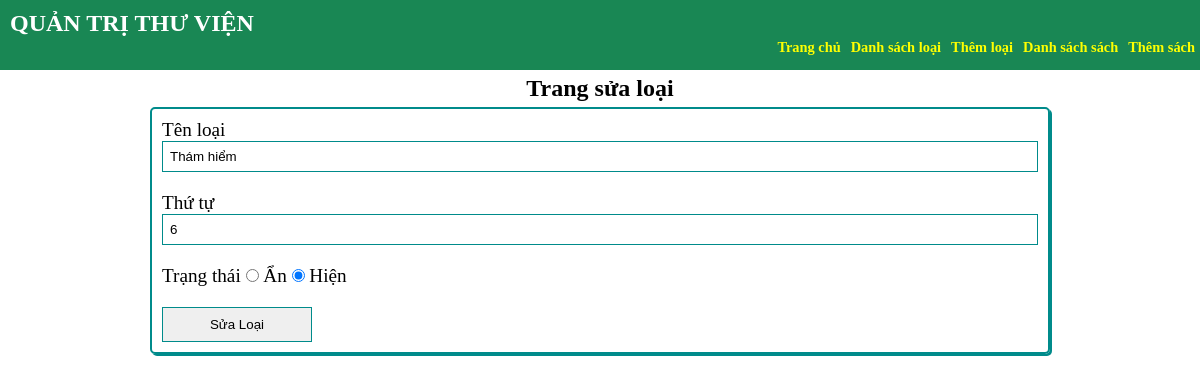
/admin.php?page=sua_loai&id=6 (signed in), run on the app's committed database.
### tables this page shows
CREATE TABLE `loai_sach` (
  `id` int(11) NOT NULL COMMENT 'id sách',
  `ten` varchar(50) NOT NULL COMMENT 'Tên loại sách',
  `thu_tu` int(11) DEFAULT 0 COMMENT 'Thứ tự',
  `an_hien` tinyint(1) DEFAULT 0 COMMENT '0 là ẩn, 1 là hiện'
);

### controller/AdminController.php (called while the page is built, shortened)
<?php
require_once "model/Database.php";
class AdminController {
    function sua_loai(){
        $id = $_GET['id'];
        $db = new Database;
        $loai = $db->Lay_1_Loai($id);
        include "views/admin/layoutAdmin.php";
    }
}

### model/Database.php (called while the page is built, shortened)
<?php
class Database {
  private $conn;
  function __construct(){
    try {
        $str = "mysql:host=".DB_HOST."; dbname=". DB_NAME."; charset=utf8";
        $this->conn = new PDO($str, DB_USER , DB_PASS);
    }
    catch(Exception $e ){
        die("Lỗi kết nối database : " . $e->getMessage());
    }
  }
  function Lay_1_Loai($id = 0){
    $kq =  $this->conn -> query("Select * from loai_sach WHERE id= $id");
    return $kq->fetch(PDO::FETCH_ASSOC);
  }
 }

### views/admin/sua_loai.php (the view, shortened to what this page needs)
<h2 class="caption"> Trang sửa loại</h2>
<form id="frmloai" method="post" action="">
<div>Tên loại <input type="text" class="txt" name="ten"
     value="<?php echo $loai['ten']?>" />
</div>
<div>Thứ tự <input type="number" class="txt" name="thu_tu"
     value="<?php echo $loai['thu_tu']?>" />
</div>
<div>Trạng thái
     <input type="radio" name="an_hien" value="0"
        <?php if ($loai['an_hien']==0) echo "checked" ?> /> Ẩn
     <input type="radio" name="an_hien" value="1"
        <?php if ($loai['an_hien']==1) echo "checked" ?> /> Hiện
</div>
<div> <button type="submit">Sửa Loại</button> </div>
</form>

### public/css/admin.css (style rules this page uses)
* { padding:0; margin:0 ; box-sizing: border-box; }

### views/admin/sua_loai.php (style rules this page uses)
#frmloai { border: 2px solid darkcyan; width: 900px; font-size: 1.2em; margin: 0 auto 15px auto; box-shadow: 2px 2px darkcyan ; border-radius: 5px; }
#frmloai > div { padding: 10px }
#frmloai .txt { width: 100%; padding: 7px; border: 1px solid darkcyan; outline: none; }
#frmloai button { height: 35px; width: 150px; border: 1px solid darkcyan; }
.caption { font-size: 24px; padding: 5px ; font-weight: 600; text-align: center; }

### data on the page
loai_sach: ten "Thám hiểm", thu_tu "6", an_hien "☑"
